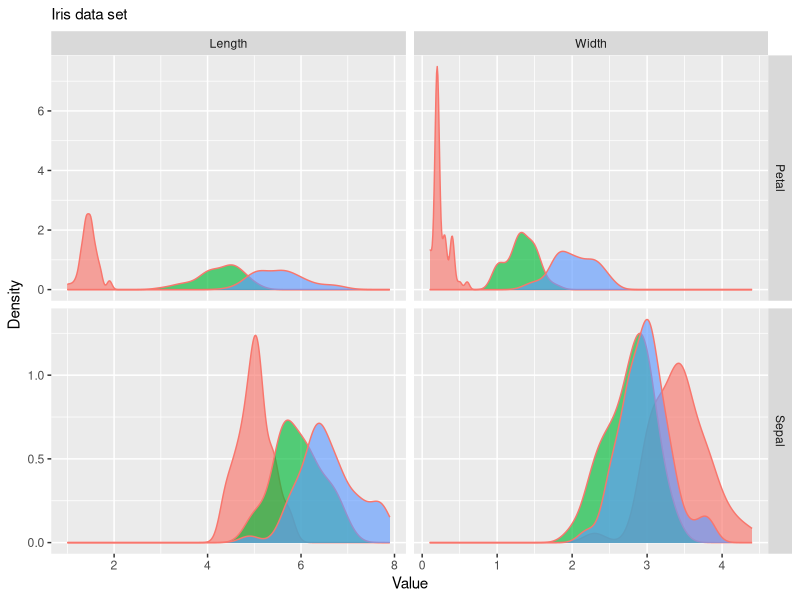

The R source for this figure:
## ---- chunk 1
# Call in the packages 
ll <- c('dplyr','magrittr','tidyr','ggplot2','cowplot','ggrepel','GGally','broom','stringr')
sapply(ll,function(l) require(l,character.only = T))
## ---- chunk 2
iris %>% head(3)
## ---- chunk 3
proper=function(x) paste0(toupper(substr(x, 1, 1)), tolower(substring(x, 2)))
dat <- iris %>% tbl_df %>% gather(var,val,-Species) %>% separate(var,c('Flower','Type'),'[.]') %>%
  mutate(Species=sapply(Species, proper))
## ---- chunk 4
ggplot(dat,aes(x=val,y=..density..,color='black')) + 
  geom_density(aes(fill=Species),show.legend = F,alpha=0.65) + 
  facet_grid(Flower~Type,scales='free') + 
  labs(x='Value',y='Density',subtitle='Iris data set')
